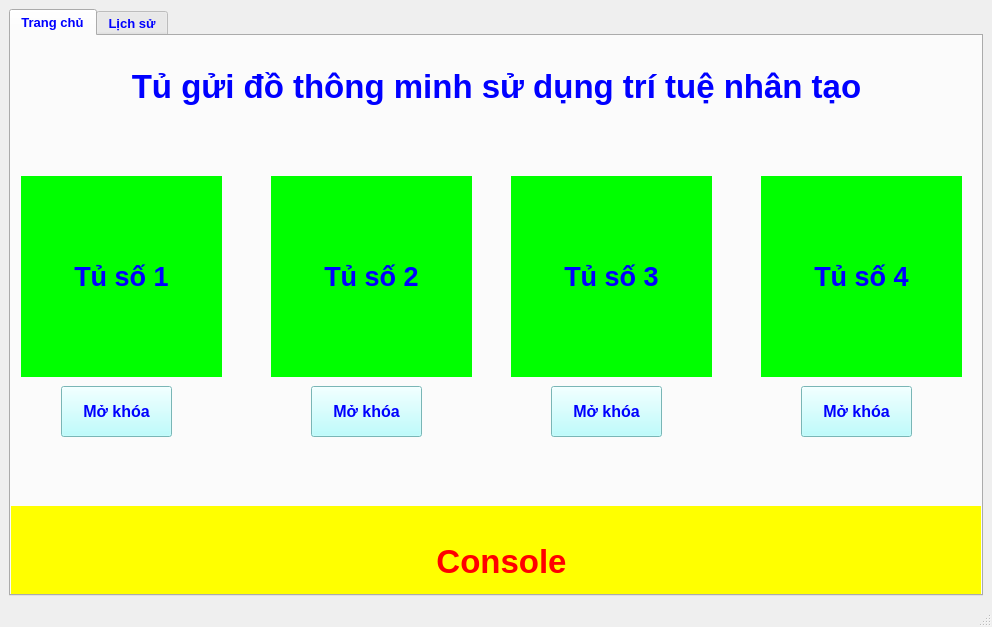
<?xml version="1.0" encoding="UTF-8"?>
<ui version="4.0">
 <class>MainWindow</class>
 <widget class="QMainWindow" name="MainWindow">
  <property name="geometry">
   <rect>
    <x>0</x>
    <y>0</y>
    <width>992</width>
    <height>627</height>
   </rect>
  </property>
  <property name="windowTitle">
   <string>Tủ gửi đồ thông minh</string>
  </property>
  <widget class="QWidget" name="centralwidget">
   <layout class="QGridLayout" name="gridLayout">
    <item row="0" column="0">
     <widget class="QTabWidget" name="tabWidget">
      <property name="font">
       <font>
        <pointsize>10</pointsize>
        <weight>75</weight>
        <bold>true</bold>
       </font>
      </property>
      <property name="styleSheet">
       <string notr="true">color: rgb(0, 0, 255);</string>
      </property>
      <property name="currentIndex">
       <number>0</number>
      </property>
      <widget class="QWidget" name="tab_Home">
       <attribute name="title">
        <string>Trang chủ</string>
       </attribute>
       <widget class="QLabel" name="label">
        <property name="geometry">
         <rect>
          <x>0</x>
          <y>20</y>
          <width>971</width>
          <height>61</height>
         </rect>
        </property>
        <property name="font">
         <font>
          <pointsize>25</pointsize>
          <weight>75</weight>
          <bold>true</bold>
         </font>
        </property>
        <property name="text">
         <string>Tủ gửi đồ thông minh sử dụng trí tuệ nhân tạo</string>
        </property>
        <property name="alignment">
         <set>Qt::AlignCenter</set>
        </property>
       </widget>
       <widget class="QPushButton" name="btn_Tu_1">
        <property name="geometry">
         <rect>
          <x>50</x>
          <y>350</y>
          <width>111</width>
          <height>51</height>
         </rect>
        </property>
        <property name="font">
         <font>
          <pointsize>12</pointsize>
          <weight>75</weight>
          <bold>true</bold>
         </font>
        </property>
        <property name="styleSheet">
         <string notr="true">background-color: rgb(170, 255, 255);
border-color: rgb(255, 0, 0);</string>
        </property>
        <property name="text">
         <string>Mở khóa</string>
        </property>
       </widget>
       <widget class="QLabel" name="label_Tu_1">
        <property name="geometry">
         <rect>
          <x>10</x>
          <y>140</y>
          <width>201</width>
          <height>201</height>
         </rect>
        </property>
        <property name="font">
         <font>
          <pointsize>20</pointsize>
          <weight>75</weight>
          <bold>true</bold>
         </font>
        </property>
        <property name="styleSheet">
         <string notr="true">background-color: rgb(0, 255, 0);</string>
        </property>
        <property name="text">
         <string>Tủ số 1</string>
        </property>
        <property name="alignment">
         <set>Qt::AlignCenter</set>
        </property>
       </widget>
       <widget class="QPushButton" name="btn_Tu_2">
        <property name="geometry">
         <rect>
          <x>300</x>
          <y>350</y>
          <width>111</width>
          <height>51</height>
         </rect>
        </property>
        <property name="font">
         <font>
          <pointsize>12</pointsize>
          <weight>75</weight>
          <bold>true</bold>
         </font>
        </property>
        <property name="styleSheet">
         <string notr="true">background-color: rgb(170, 255, 255);
border-color: rgb(255, 0, 0);</string>
        </property>
        <property name="text">
         <string>Mở khóa</string>
        </property>
       </widget>
       <widget class="QLabel" name="label_Tu_2">
        <property name="geometry">
         <rect>
          <x>260</x>
          <y>140</y>
          <width>201</width>
          <height>201</height>
         </rect>
        </property>
        <property name="font">
         <font>
          <pointsize>20</pointsize>
          <weight>75</weight>
          <bold>true</bold>
         </font>
        </property>
        <property name="styleSheet">
         <string notr="true">background-color: rgb(0, 255, 0);</string>
        </property>
        <property name="text">
         <string>Tủ số 2</string>
        </property>
        <property name="alignment">
         <set>Qt::AlignCenter</set>
        </property>
       </widget>
       <widget class="QPushButton" name="btn_Tu_3">
        <property name="geometry">
         <rect>
          <x>790</x>
          <y>350</y>
          <width>111</width>
          <height>51</height>
         </rect>
        </property>
        <property name="font">
         <font>
          <pointsize>12</pointsize>
          <weight>75</weight>
          <bold>true</bold>
         </font>
        </property>
        <property name="styleSheet">
         <string notr="true">background-color: rgb(170, 255, 255);
border-color: rgb(255, 0, 0);</string>
        </property>
        <property name="text">
         <string>Mở khóa</string>
        </property>
       </widget>
       <widget class="QPushButton" name="btn_Tu_4">
        <property name="geometry">
         <rect>
          <x>540</x>
          <y>350</y>
          <width>111</width>
          <height>51</height>
         </rect>
        </property>
        <property name="font">
         <font>
          <pointsize>12</pointsize>
          <weight>75</weight>
          <bold>true</bold>
         </font>
        </property>
        <property name="styleSheet">
         <string notr="true">background-color: rgb(170, 255, 255);
border-color: rgb(255, 0, 0);</string>
        </property>
        <property name="text">
         <string>Mở khóa</string>
        </property>
       </widget>
       <widget class="QLabel" name="label_Tu_4">
        <property name="geometry">
         <rect>
          <x>750</x>
          <y>140</y>
          <width>201</width>
          <height>201</height>
         </rect>
        </property>
        <property name="font">
         <font>
          <pointsize>20</pointsize>
          <weight>75</weight>
          <bold>true</bold>
         </font>
        </property>
        <property name="styleSheet">
         <string notr="true">background-color: rgb(0, 255, 0);</string>
        </property>
        <property name="text">
         <string>Tủ số 4</string>
        </property>
        <property name="alignment">
         <set>Qt::AlignCenter</set>
        </property>
       </widget>
       <widget class="QLabel" name="label_Tu_3">
        <property name="geometry">
         <rect>
          <x>500</x>
          <y>140</y>
          <width>201</width>
          <height>201</height>
         </rect>
        </property>
        <property name="font">
         <font>
          <pointsize>20</pointsize>
          <weight>75</weight>
          <bold>true</bold>
         </font>
        </property>
        <property name="styleSheet">
         <string notr="true">background-color: rgb(0, 255, 0);</string>
        </property>
        <property name="text">
         <string>Tủ số 3</string>
        </property>
        <property name="alignment">
         <set>Qt::AlignCenter</set>
        </property>
       </widget>
       <widget class="QLabel" name="label_display">
        <property name="geometry">
         <rect>
          <x>0</x>
          <y>470</y>
          <width>981</width>
          <height>111</height>
         </rect>
        </property>
        <property name="font">
         <font>
          <pointsize>25</pointsize>
          <weight>75</weight>
          <bold>true</bold>
         </font>
        </property>
        <property name="styleSheet">
         <string notr="true">background-color: rgb(255, 255, 0);
color: rgb(255, 0, 0);</string>
        </property>
        <property name="text">
         <string>Console</string>
        </property>
        <property name="alignment">
         <set>Qt::AlignCenter</set>
        </property>
       </widget>
      </widget>
      <widget class="QWidget" name="tab">
       <attribute name="title">
        <string>Lịch sử</string>
       </attribute>
       <widget class="QLabel" name="label_5">
        <property name="geometry">
         <rect>
          <x>-10</x>
          <y>0</y>
          <width>971</width>
          <height>61</height>
         </rect>
        </property>
        <property name="font">
         <font>
          <pointsize>25</pointsize>
          <weight>75</weight>
          <bold>true</bold>
         </font>
        </property>
        <property name="text">
         <string>Danh sách những người quên chưa lấy đồ</string>
        </property>
        <property name="alignment">
         <set>Qt::AlignCenter</set>
        </property>
       </widget>
       <widget class="QPushButton" name="btn_delete_One">
        <property name="geometry">
         <rect>
          <x>720</x>
          <y>80</y>
          <width>131</width>
          <height>51</height>
         </rect>
        </property>
        <property name="font">
         <font>
          <pointsize>12</pointsize>
          <weight>75</weight>
          <bold>true</bold>
         </font>
        </property>
        <property name="styleSheet">
         <string notr="true">background-color: rgb(170, 255, 255);
border-color: rgb(255, 0, 0);</string>
        </property>
        <property name="text">
         <string>Xóa hàng</string>
        </property>
       </widget>
       <widget class="QTableWidget" name="table_Data">
        <property name="enabled">
         <bool>true</bool>
        </property>
        <property name="geometry">
         <rect>
          <x>120</x>
          <y>80</y>
          <width>571</width>
          <height>451</height>
         </rect>
        </property>
        <property name="font">
         <font>
          <family>MS Shell Dlg 2</family>
          <pointsize>14</pointsize>
          <weight>50</weight>
          <italic>false</italic>
          <bold>false</bold>
         </font>
        </property>
        <property name="styleSheet">
         <string notr="true">font: 14pt &quot;MS Shell Dlg 2&quot;;
border-color: rgb(0, 0, 0);
border-color: qlineargradient(spread:pad, x1:0, y1:0, x2:1, y2:0, stop:0 rgba(0, 0, 0, 255), stop:1 rgba(255, 255, 255, 255));</string>
        </property>
        <property name="lineWidth">
         <number>1</number>
        </property>
        <property name="sizeAdjustPolicy">
         <enum>QAbstractScrollArea::AdjustIgnored</enum>
        </property>
        <property name="autoScroll">
         <bool>true</bool>
        </property>
        <property name="autoScrollMargin">
         <number>10</number>
        </property>
        <property name="selectionMode">
         <enum>QAbstractItemView::MultiSelection</enum>
        </property>
        <property name="textElideMode">
         <enum>Qt::ElideMiddle</enum>
        </property>
        <property name="showGrid">
         <bool>true</bool>
        </property>
        <property name="gridStyle">
         <enum>Qt::SolidLine</enum>
        </property>
        <property name="sortingEnabled">
         <bool>false</bool>
        </property>
        <property name="cornerButtonEnabled">
         <bool>true</bool>
        </property>
        <property name="rowCount">
         <number>30</number>
        </property>
        <attribute name="horizontalHeaderVisible">
         <bool>false</bool>
        </attribute>
        <attribute name="horizontalHeaderCascadingSectionResizes">
         <bool>false</bool>
        </attribute>
        <attribute name="horizontalHeaderDefaultSectionSize">
         <number>185</number>
        </attribute>
        <attribute name="horizontalHeaderHighlightSections">
         <bool>false</bool>
        </attribute>
        <attribute name="horizontalHeaderMinimumSectionSize">
         <number>30</number>
        </attribute>
        <attribute name="horizontalHeaderShowSortIndicator" stdset="0">
         <bool>false</bool>
        </attribute>
        <attribute name="horizontalHeaderStretchLastSection">
         <bool>false</bool>
        </attribute>
        <attribute name="verticalHeaderVisible">
         <bool>false</bool>
        </attribute>
        <attribute name="verticalHeaderCascadingSectionResizes">
         <bool>false</bool>
        </attribute>
        <attribute name="verticalHeaderDefaultSectionSize">
         <number>185</number>
        </attribute>
        <attribute name="verticalHeaderMinimumSectionSize">
         <number>30</number>
        </attribute>
        <row/>
        <row/>
        <row/>
        <row/>
        <row/>
        <row/>
        <row/>
        <row/>
        <row/>
        <row/>
        <row/>
        <row/>
        <row/>
        <row/>
        <row/>
        <row/>
        <row/>
        <row/>
        <row/>
        <row/>
        <row/>
        <row/>
        <row/>
        <row/>
        <row/>
        <row/>
        <row/>
        <row/>
        <row/>
        <row/>
        <column>
         <property name="text">
          <string>Hình ảnh</string>
         </property>
         <property name="font">
          <font>
           <pointsize>16</pointsize>
           <weight>75</weight>
           <bold>true</bold>
          </font>
         </property>
         <property name="textAlignment">
          <set>AlignCenter</set>
         </property>
         <property name="foreground">
          <brush brushstyle="SolidPattern">
           <color alpha="255">
            <red>0</red>
            <green>0</green>
            <blue>0</blue>
           </color>
          </brush>
         </property>
        </column>
        <column>
         <property name="text">
          <string>Số tủ</string>
         </property>
         <property name="font">
          <font>
           <pointsize>18</pointsize>
           <weight>75</weight>
           <bold>true</bold>
          </font>
         </property>
         <property name="textAlignment">
          <set>AlignCenter</set>
         </property>
         <property name="foreground">
          <brush brushstyle="SolidPattern">
           <color alpha="255">
            <red>0</red>
            <green>0</green>
            <blue>0</blue>
           </color>
          </brush>
         </property>
        </column>
        <column>
         <property name="text">
          <string>Thời gian</string>
         </property>
         <property name="font">
          <font>
           <pointsize>16</pointsize>
           <weight>75</weight>
           <bold>true</bold>
          </font>
         </property>
         <property name="textAlignment">
          <set>AlignCenter</set>
         </property>
         <property name="foreground">
          <brush brushstyle="SolidPattern">
           <color alpha="255">
            <red>0</red>
            <green>0</green>
            <blue>0</blue>
           </color>
          </brush>
         </property>
        </column>
        <item row="0" column="0">
         <property name="text">
          <string/>
         </property>
         <property name="font">
          <font>
           <pointsize>185</pointsize>
          </font>
         </property>
         <property name="textAlignment">
          <set>AlignCenter</set>
         </property>
        </item>
        <item row="0" column="1">
         <property name="text">
          <string/>
         </property>
         <property name="font">
          <font>
           <pointsize>14</pointsize>
          </font>
         </property>
         <property name="textAlignment">
          <set>AlignCenter</set>
         </property>
        </item>
        <item row="0" column="2">
         <property name="text">
          <string/>
         </property>
         <property name="font">
          <font>
           <pointsize>14</pointsize>
           <weight>50</weight>
           <bold>false</bold>
          </font>
         </property>
         <property name="textAlignment">
          <set>AlignCenter</set>
         </property>
        </item>
        <item row="1" column="1">
         <property name="text">
          <string/>
         </property>
         <property name="font">
          <font>
           <pointsize>10</pointsize>
          </font>
         </property>
         <property name="textAlignment">
          <set>AlignCenter</set>
         </property>
        </item>
        <item row="1" column="2">
         <property name="text">
          <string/>
         </property>
         <property name="font">
          <font>
           <pointsize>10</pointsize>
          </font>
         </property>
         <property name="textAlignment">
          <set>AlignCenter</set>
         </property>
        </item>
        <item row="6" column="2">
         <property name="text">
          <string/>
         </property>
         <property name="font">
          <font>
           <pointsize>10</pointsize>
           <weight>75</weight>
           <bold>true</bold>
          </font>
         </property>
        </item>
       </widget>
       <widget class="QPushButton" name="btn_delete_All">
        <property name="geometry">
         <rect>
          <x>720</x>
          <y>150</y>
          <width>131</width>
          <height>51</height>
         </rect>
        </property>
        <property name="font">
         <font>
          <pointsize>12</pointsize>
          <weight>75</weight>
          <bold>true</bold>
         </font>
        </property>
        <property name="styleSheet">
         <string notr="true">background-color: rgb(170, 255, 255);
border-color: rgb(255, 0, 0);</string>
        </property>
        <property name="text">
         <string>Xóa tất cả</string>
        </property>
       </widget>
      </widget>
     </widget>
    </item>
   </layout>
  </widget>
  <widget class="QStatusBar" name="statusbar"/>
 </widget>
 <resources/>
 <connections/>
</ui>
